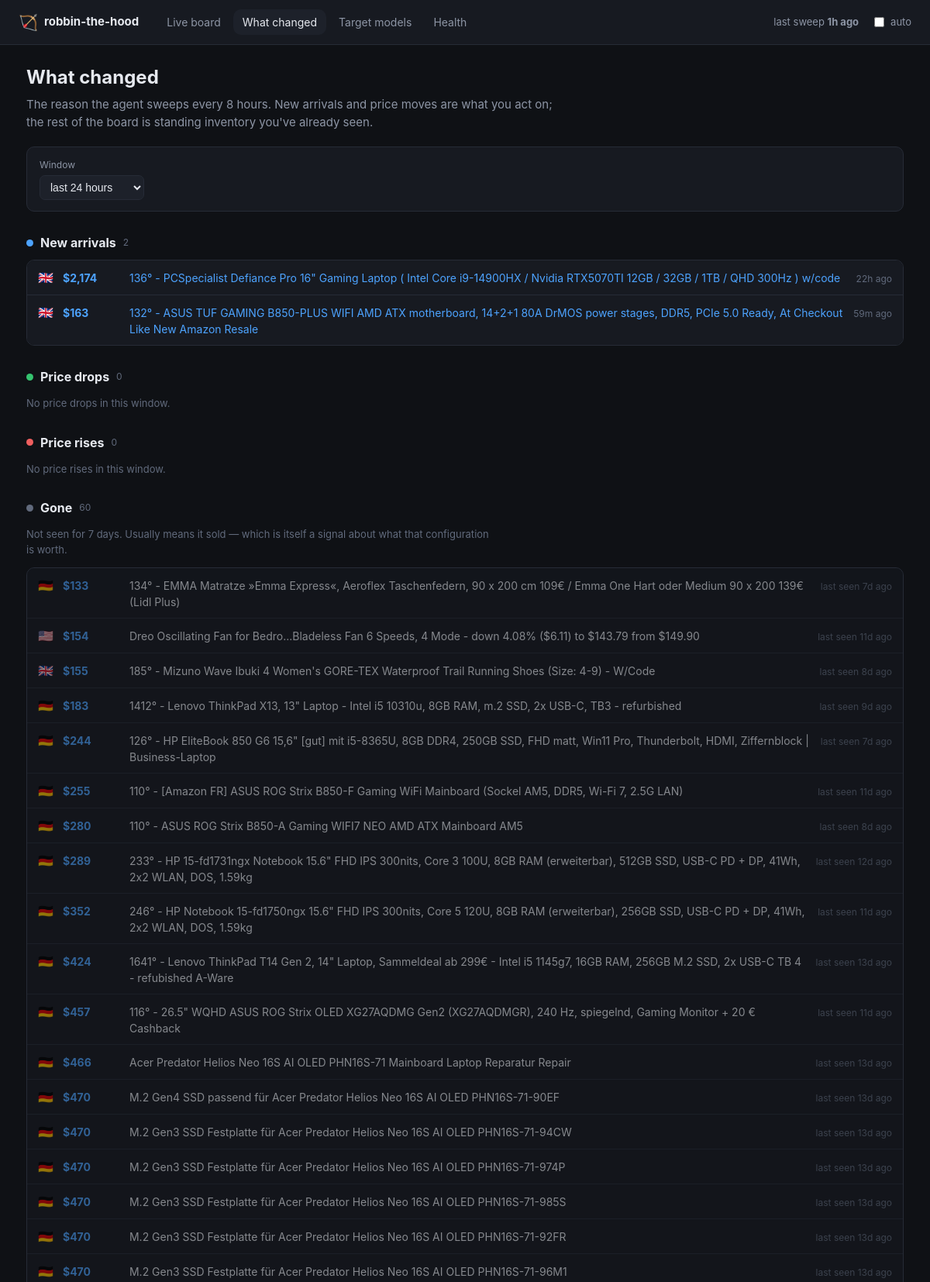
/changes (upper part), run on the app's committed database.
### tables this page shows
CREATE TABLE listings (
    fingerprint     TEXT PRIMARY KEY,
    source          TEXT NOT NULL,
    listing_id      TEXT,
    title           TEXT NOT NULL,
    url             TEXT,
    region          TEXT NOT NULL,
    currency        TEXT NOT NULL,
    sticker_local   REAL,
    landed_usd      REAL,
    -- The FX rate is stored per listing so a comparison made weeks from now
    -- against today's record is still honest.
    fx_rate         REAL,
    fx_source       TEXT,
    fx_fetched_at   TEXT,
    score           REAL,
    model_key       TEXT,
    condition       TEXT,
    seller_name     TEXT,
    flags           TEXT,
    reject_reasons  TEXT,
    first_seen      TEXT NOT NULL,
    last_seen       TEXT NOT NULL,
    status          TEXT NOT NULL DEFAULT 'active'
, spec_line TEXT, score_breakdown TEXT, landed_explain TEXT);

### dashboard.py (the view)
@app.route("/changes")
def changes():
    hours = int(request.args.get("hours", 24))
    config = _config()
    with _open() as store:
        data = recent_changes(store, config, hours=hours)
        latest_run = store.latest_run_at()
    return render_template(
        "changes.html", changes=data, hours=hours, latest_run=latest_run,
        now=datetime.now(timezone.utc), active="changes",
        static_export=_static_export(),
    )

### dashboard.py (called while the page is built)
def _open():
    return Store(app.config["DEALS_DB"])

def _static_export() -> bool:
    return bool(app.config.get("STATIC_EXPORT"))

def _config():
    if app.config["DEALS_CONFIG"] is None:
        app.config["DEALS_CONFIG"] = load_config()
    return app.config["DEALS_CONFIG"]

@app.template_filter("money")
def money(value) -> str:
    return "—" if value is None else f"${value:,.0f}"

@app.template_filter("ago")
def ago(moment) -> str:
    if moment is None:
        return "never"
    delta = datetime.now(timezone.utc) - moment
    minutes = int(delta.total_seconds() // 60)
    if minutes < 1:
        return "just now"
    if minutes < 60:
        return f"{minutes}m ago"
    if minutes < 2880:
        return f"{minutes // 60}h ago"
    return f"{minutes // 1440}d ago"

### dealhunter/config.py (called while the page is built)
    def region(self, code: Region) -> RegionConfig:
        try:
            return self.regions[code]
        except KeyError as exc:  # pragma: no cover - config error, fails loudly
            raise KeyError(f"Region {code} is missing from config.yaml") from exc

### dealhunter/store.py (called while the page is built, shortened)
    def __enter__(self) -> "Store":
        return self

    def __exit__(self, *exc_info) -> None:
        self.close()

    def close(self) -> None:
        self.connection.commit()
        try:
            self.connection.execute("PRAGMA wal_checkpoint(TRUNCATE)")
        except sqlite3.Error as exc:  # pragma: no cover - non-fatal
            log.warning("Could not checkpoint the WAL: %s", exc)
        self.connection.close()

    @contextmanager
    def _tx(self):
        try:
            yield self.connection
            self.connection.commit()
        except Exception:
            self.connection.rollback()
            raise

    def _migrate(self) -> None:
        with self._tx() as connection:
            connection.executescript(SCHEMA)
            row = connection.execute("SELECT version FROM schema_version").fetchone()
            if row is None:
                connection.execute(
                    "INSERT INTO schema_version (version) VALUES (?)", (SCHEMA_VERSION,)
                )

    def latest_run_at(self) -> datetime | None:
        row = self.connection.execute(
            "SELECT started_at FROM runs WHERE finished_at IS NOT NULL "
            "ORDER BY id DESC LIMIT 1"
        ).fetchone()
        return datetime.fromisoformat(row["started_at"]) if row else None

### templates/changes.html (shortened to what this page needs)
{% extends "base.html" %}
{% block content %}
<div class="pagehead">
  <h1>What changed</h1>
  <p class="sub">
    The reason the agent sweeps every 8 hours. New arrivals and price moves are
    what you act on; the rest of the board is standing inventory you've already
    seen.
  </p>
</div>
<form class="filters" method="get">
  <label>Window
    <select name="hours" onchange="this.form.submit()">
      <option value="24"  {{ 'selected' if hours == 24 }}>last 24 hours</option>
    </select>
  </label>
</form>
<section class="changeblock">
  <h2><span class="dot new"></span> New arrivals
    <span class="n">{{ changes.new | length }}</span></h2>
  {% if changes.new %}
    <ul class="changes">
      {% for c in changes.new %}
        <li>
          <span class="flagicon">{{ c.region_flag }}</span>
          <span class="amount">{{ c.landed_usd | money }}</span>
          <a href="{{ c.url }}" target="_blank" rel="noopener">{{ c.title }}</a>
          <span class="when"><time datetime="{{ c.when.isoformat() }}">{{ c.when | ago }}</time></span>
        </li>
      {% endfor %}
    </ul>
  {% else %}
    <p class="none">Nothing new in this window.</p>
  {% endif %}
</section>
<section class="changeblock">
  <h2><span class="dot drop"></span> Price drops
    <span class="n">{{ changes.drops | length }}</span></h2>
  {% if changes.drops %}
    <ul class="changes">
      {% for c in changes.drops %}
        <li>
          <span class="flagicon">{{ c.region_flag }}</span>
          <span class="amount">{{ c.landed_usd | money }}</span>
          <span class="delta down">{{ c.delta | signed }} ({{ '%.1f' % c.percent }}%)</span>
          <a href="{{ c.url }}" target="_blank" rel="noopener">{{ c.title }}</a>
          <span class="when"><time datetime="{{ c.when.isoformat() }}">{{ c.when | ago }}</time></span>
        </li>
      {% endfor %}
    </ul>
  {% else %}
    <p class="none">No price drops in this window.</p>
  {% endif %}
</section>
<section class="changeblock">
  <h2><span class="dot rise"></span> Price rises
    <span class="n">{{ changes.rises | length }}</span></h2>
  {% if changes.rises %}
    <ul class="changes">
      {% for c in changes.rises %}
        <li>
          <span class="flagicon">{{ c.region_flag }}</span>
          <span class="amount">{{ c.landed_usd | money }}</span>
          <span class="delta up">{{ c.delta | signed }} ({{ '%.1f' % c.percent }}%)</span>
          <a href="{{ c.url }}" target="_blank" rel="noopener">{{ c.title }}</a>
          <span class="when"><time datetime="{{ c.when.isoformat() }}">{{ c.when | ago }}</time></span>
        </li>
      {% endfor %}
    </ul>
  {% else %}
    <p class="none">No price rises in this window.</p>
  {% endif %}
</section>
<section class="changeblock">
  <h2><span class="dot gone"></span> Gone
    <span class="n">{{ changes.gone | length }}</span></h2>
  <p class="hint">
    Not seen for 7 days. Usually means it sold — which is itself a signal about
    what that configuration is worth.
  </p>
  {% if changes.gone %}
    <ul class="changes">
      {% for c in changes.gone %}
        <li class="faded">
          <span class="flagicon">{{ c.region_flag }}</span>
          <span class="amount">{{ c.landed_usd | money }}</span>
          <span>{{ c.title }}</span>
          <span class="when">last seen <time datetime="{{ c.when.isoformat() }}">{{ c.when | ago }}</time></span>
        </li>
      {% endfor %}
    </ul>
  {% else %}
    <p class="none">Nothing has dropped off recently.</p>
  {% endif %}
</section>
{% endblock %}

### static/style.css (style rules this page uses)
:root { --bg: #0f1115; --panel: #171a21; --panel-2: #1d212a; --line: #262b36; --text: #e6e9ef; --muted: #8d95a5; --dim: #616a7c; --accent: #4da3ff; --good: #35c46f; --warn: #e8b339; --bad: #ef5f5f; --priority: #b98bff; --radius: 10px; }
* { box-sizing: border-box; }
body { margin: 0; background: var(--bg); color: var(--text); font: 15px/1.5 ui-sans-serif, -apple-system, "Segoe UI", Roboto, sans-serif; }
a { color: var(--accent); text-decoration: none; }
.pagehead h1 { margin: 0 0 6px; font-size: 24px; }
.pagehead .sub { margin: 0 0 20px; color: var(--muted); max-width: 74ch; }
.filters { display: flex; flex-wrap: wrap; gap: 14px; align-items: end; background: var(--panel); border: 1px solid var(--line); border-radius: var(--radius); padding: 14px 16px; margin-bottom: 20px; }
.filters label { display: flex; flex-direction: column; gap: 4px; font-size: 12px; color: var(--muted); }
.filters select, .filters input[type="number"] { background: var(--panel-2); color: var(--text); border: 1px solid var(--line); border-radius: 7px; padding: 6px 9px; font-size: 14px; }
.flagicon { font-size: 16px; }
.changeblock { margin: 28px 0; }
.changeblock h2 { font-size: 16px; display: flex; align-items: center; gap: 9px; margin: 0 0 10px; }
.changeblock h2 .n { font-size: 12px; color: var(--dim); font-weight: 400; }
.dot { width: 9px; height: 9px; border-radius: 50%; display: inline-block; }
.dot.new { background: var(--accent); }
.dot.drop { background: var(--good); }
.dot.rise { background: var(--bad); }
.dot.gone { background: var(--dim); }
ul.changes { list-style: none; margin: 0; padding: 0; border: 1px solid var(--line); border-radius: var(--radius); overflow: hidden; }
ul.changes li { display: flex; gap: 12px; align-items: baseline; padding: 10px 14px; background: var(--panel); border-bottom: 1px solid var(--line); font-size: 14px; }
ul.changes li:last-child { border-bottom: 0; }
ul.changes li.faded { opacity: .55; }
ul.changes .amount { font-weight: 700; color: var(--accent); min-width: 74px; }
ul.changes a { flex: 1; }
ul.changes .when { font-size: 12px; color: var(--dim); margin-left: auto; white-space: nowrap; }
.none, .hint { color: var(--dim); font-size: 13px; }
.hint { max-width: 74ch; }

### data on the page
listings: region_flag "🇬🇧", landed_usd "$2,174", title "136° - PCSpecialist Defiance Pro 16\" Gaming Laptop ( Intel Core i9-14900HX / Nvidia RTX5070TI 12GB / 32GB / 1TB / QHD 300Hz ) w/code", when|ago "22h ago"
listings: region_flag "🇬🇧", landed_usd "$163", title "132° - ASUS TUF GAMING B850-PLUS WIFI AMD ATX motherboard, 14+2+1 80A DrMOS power stages, DDR5, PCIe 5.0 Ready, At Checkout Like New Amazon Resale", when|ago "59m ago"
listings: region_flag "🇩🇪", landed_usd "$133", title "134° - EMMA Matratze »Emma Express«, Aeroflex Taschenfedern, 90 x 200 cm 109€ / Emma One Hart oder Medium 90 x 200 139€ (Lidl Plus)", when|ago "7d ago"
listings: region_flag "🇺🇸", landed_usd "$154", title "Dreo Oscillating Fan for Bedro...Bladeless Fan 6 Speeds, 4 Mode - down 4.08% ($6.11) to $143.79 from $149.90", when|ago "11d ago"
listings: region_flag "🇬🇧", landed_usd "$155", title "185° - Mizuno Wave Ibuki 4 Women's GORE-TEX Waterproof Trail Running Shoes (Size: 4-9) - W/Code", when|ago "8d ago"
listings: region_flag "🇩🇪", landed_usd "$183", title "1412° - Lenovo ThinkPad X13, 13\" Laptop - Intel i5 10310u, 8GB RAM, m.2 SSD, 2x USB-C, TB3 - refurbished", when|ago "9d ago"
listings: region_flag "🇩🇪", landed_usd "$244", title "126° - HP EliteBook 850 G6 15,6\" [gut] mit i5-8365U, 8GB DDR4, 250GB SSD, FHD matt, Win11 Pro, Thunderbolt, HDMI, Ziffernblock | Business-Laptop", when|ago "7d ago"
listings: region_flag "🇩🇪", landed_usd "$255", title "110° - [Amazon FR] ASUS ROG Strix B850-F Gaming WiFi Mainboard (Sockel AM5, DDR5, Wi-Fi 7, 2.5G LAN)", when|ago "11d ago"
listings: region_flag "🇩🇪", landed_usd "$280", title "110° - ASUS ROG Strix B850-A Gaming WIFI7 NEO AMD ATX Mainboard AM5", when|ago "8d ago"
listings: region_flag "🇩🇪", landed_usd "$289", title "233° - HP 15-fd1731ngx Notebook 15.6\" FHD IPS 300nits, Core 3 100U, 8GB RAM (erweiterbar), 512GB SSD, USB-C PD + DP, 41Wh, 2x2 WLAN, DOS, 1.59kg", when|ago "12d ago"
listings: region_flag "🇩🇪", landed_usd "$352", title "246° - HP Notebook 15-fd1750ngx 15.6\" FHD IPS 300nits, Core 5 120U, 8GB RAM (erweiterbar), 256GB SSD, USB-C PD + DP, 41Wh, 2x2 WLAN, DOS, 1.59kg", when|ago "11d ago"
listings: region_flag "🇩🇪", landed_usd "$424", title "1641° - Lenovo ThinkPad T14 Gen 2, 14\" Laptop, Sammeldeal ab 299€ - Intel i5 1145g7, 16GB RAM, 256GB M.2 SSD, 2x USB-C TB 4 - refubished A-Ware", when|ago "13d ago"
listings: region_flag "🇩🇪", landed_usd "$457", title "116° - 26.5\" WQHD ASUS ROG Strix OLED XG27AQDMG Gen2 (XG27AQDMGR), 240 Hz, spiegelnd, Gaming Monitor + 20 € Cashback", when|ago "11d ago"
listings: region_flag "🇩🇪", landed_usd "$466", title "Acer Predator Helios Neo 16S AI OLED PHN16S-71 Mainboard Laptop Reparatur Repair", when|ago "13d ago"
listings: region_flag "🇩🇪", landed_usd "$470", title "M.2 Gen4 SSD passend für Acer Predator Helios Neo 16S AI OLED PHN16S-71-90EF", when|ago "13d ago"
listings: region_flag "🇩🇪", landed_usd "$470", title "M.2 Gen3 SSD Festplatte für Acer Predator Helios Neo 16S AI OLED PHN16S-71-94CW", when|ago "13d ago"
listings: region_flag "🇩🇪", landed_usd "$470", title "M.2 Gen3 SSD Festplatte für Acer Predator Helios Neo 16S AI OLED PHN16S-71-974P", when|ago "13d ago"
listings: region_flag "🇩🇪", landed_usd "$470", title "M.2 Gen3 SSD Festplatte für Acer Predator Helios Neo 16S AI OLED PHN16S-71-985S", when|ago "13d ago"
listings: region_flag "🇩🇪", landed_usd "$470", title "M.2 Gen3 SSD Festplatte für Acer Predator Helios Neo 16S AI OLED PHN16S-71-92FR", when|ago "13d ago"
listings: region_flag "🇩🇪", landed_usd "$470", title "M.2 Gen3 SSD Festplatte für Acer Predator Helios Neo 16S AI OLED PHN16S-71-96M1", when|ago "13d ago"

### other printed values
{{ latest_run | ago }} "1h ago"
{{ changes.new | length }} "2"
{{ changes.drops | length }} "0"
{{ changes.rises | length }} "0"
{{ changes.gone | length }} "60"
